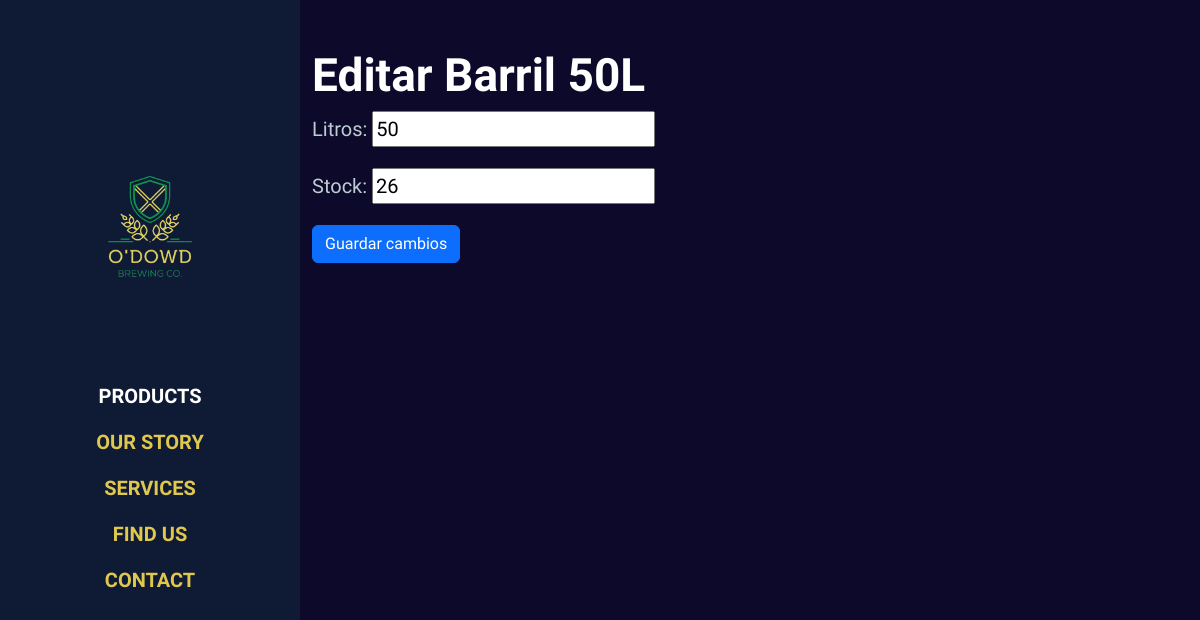
The page /catalogo/barril/11/editar/ on the database as committed earlier.
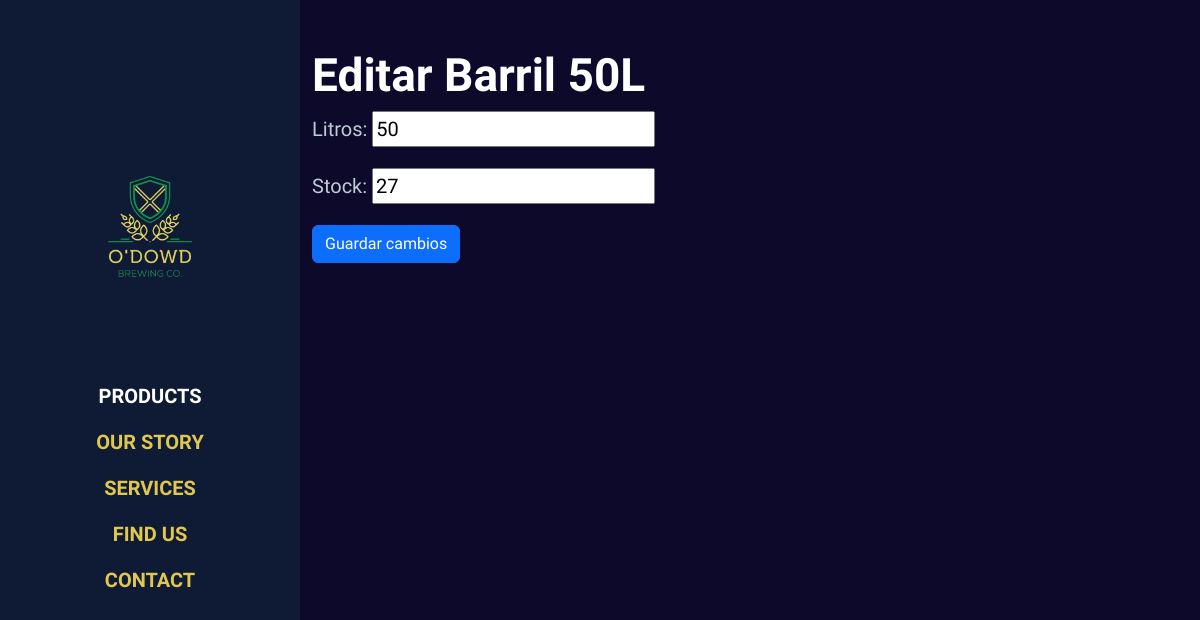
The same page on the database as committed later.
### Catalogo/models.py (models this page shows, shortened)
class Barril(models.Model):
    cerveza = models.ForeignKey(Cerveza, on_delete=models.CASCADE, related_name='barriles')
    litros = models.IntegerField()
    stock = models.IntegerField()

### Catalogo/views.py (the view)
# urls.py: path('barril/<int:barril_id>/editar/', views.editar_barril, name='editar_stock_barril'),
def editar_barril(request, barril_id):
    barril = get_object_or_404(Barril, pk=barril_id)
    if request.method == 'POST':
        form = BarrilForm(request.POST, instance=barril)
        if form.is_valid():
            form.save()
            return redirect('editar_stock_barriles', cerveza_id=barril.cerveza.id)
    else:
        form = BarrilForm(instance=barril)
    return render(request, 'editar_barril.html', {'form': form, 'barril': barril})

### Catalogo/forms.py
class BarrilForm(forms.ModelForm):
    class Meta:
        model = Barril
        fields = ['litros', 'stock']

### Catalogo/templates/editar_barril.html (shortened to what this page needs)
{% extends "base.html" %}
{% block content %}
  <div class="container mt-5">
    <h2 style="color: white;">Editar Barril {{ barril.litros }}L</h2>
    <form method="post">
      {{ form.as_p }}
      <button type="submit" class="btn btn-primary">Guardar cambios</button>
    </form>
  </div>
{% endblock %}

Rows that differ between the two databases and show on the page:
changed Barril: stock "26" → "27"
